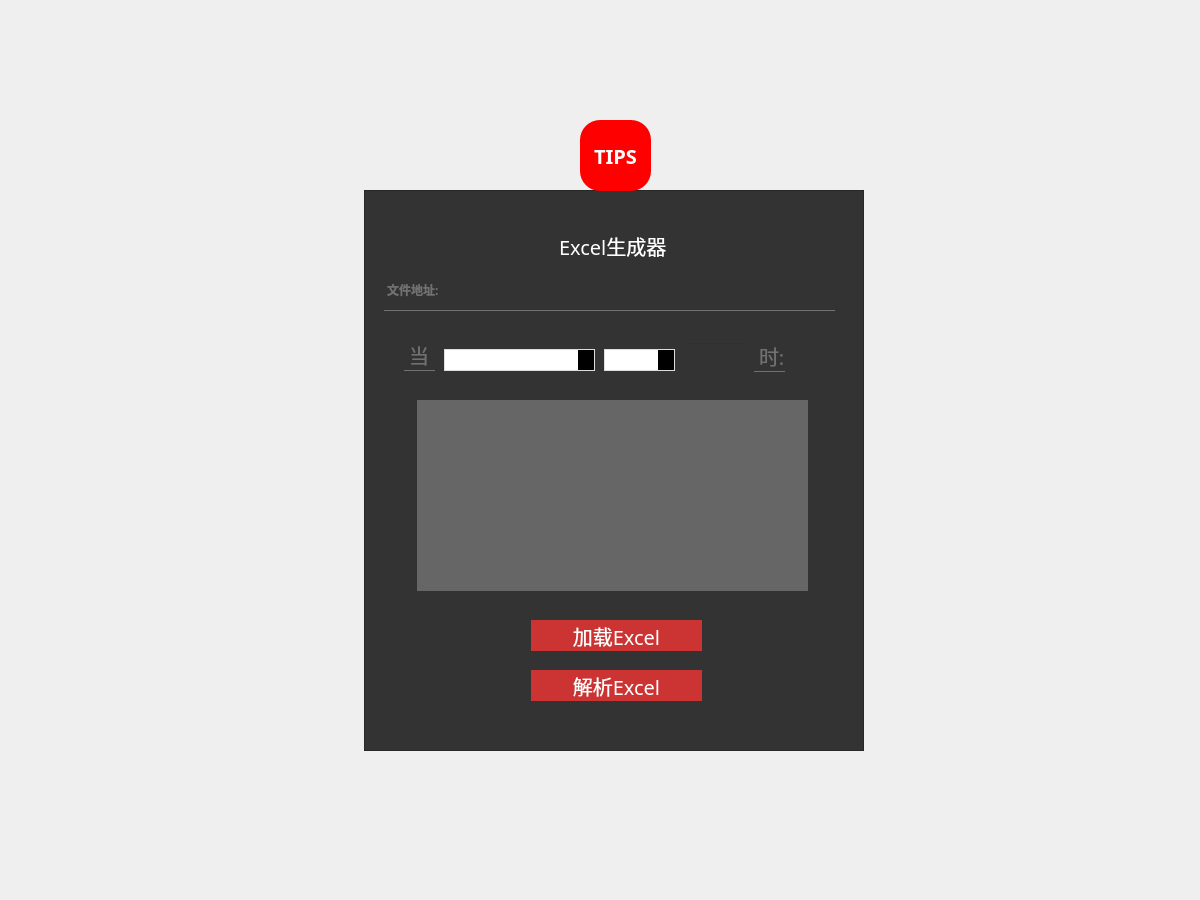
<?xml version="1.0" encoding="UTF-8"?>
<ui version="4.0">
 <class>MainWindow</class>
 <widget class="QMainWindow" name="MainWindow">
  <property name="geometry">
   <rect>
    <x>0</x>
    <y>0</y>
    <width>1200</width>
    <height>900</height>
   </rect>
  </property>
  <property name="font">
   <font>
    <family>century gothic</family>
    <pointsize>-1</pointsize>
    <weight>50</weight>
    <bold>false</bold>
   </font>
  </property>
  <property name="windowTitle">
   <string>MainWindow</string>
  </property>
  <property name="styleSheet">
   <string notr="true">*{
                font-size:20px;
                font-family:century gothic;
                }
                QFrame{
                background:#333;
                }
                #centralwidget{
                border-image: url(sources/pic/snowhouse.jpg) no-repeat;
                }
                QPushButton{
                background:#CC3333;
                border-radius:20px;
                color:white;
                }

                QToolButton{
                background:red;
                border-radius:20px;
                color:white;
                }

                QPushButton:hover{
                background:#ff6666;
                }
                #title{
                color:white;
                border-bottom:none;
                }
                QCheckBox{
                background:transparent;
                color:white;
                }
                QLineEdit{
                background:transparent;
                }
                QLabel{
                border:none;
                color:#717072;
                border-bottom:1px solid #717072;
                }
                #titleButton:hover{
                background:#ff6666
                }
QComboBox{
color:red;
background-color: rgb(255, 255, 255);
	border:1px solid rgb(221,221,221);
	font: 10pt &quot;微软雅黑&quot;;
	padding-left:10px;
}
QComboBox::drop-down{
background-color: rgb(0, 0, 0);
}
     
  </string>
  </property>
  <widget class="QWidget" name="centralwidget">
   <widget class="QFrame" name="frame">
    <property name="geometry">
     <rect>
      <x>364</x>
      <y>190</y>
      <width>500</width>
      <height>561</height>
     </rect>
    </property>
    <property name="styleSheet">
     <string notr="true"/>
    </property>
    <property name="frameShape">
     <enum>QFrame::StyledPanel</enum>
    </property>
    <property name="frameShadow">
     <enum>QFrame::Raised</enum>
    </property>
    <widget class="QPushButton" name="anlzButton">
     <property name="geometry">
      <rect>
       <x>167</x>
       <y>480</y>
       <width>171</width>
       <height>31</height>
      </rect>
     </property>
     <property name="text">
      <string>解析Excel</string>
     </property>
    </widget>
    <widget class="QLabel" name="title">
     <property name="geometry">
      <rect>
       <x>195</x>
       <y>30</y>
       <width>131</width>
       <height>51</height>
      </rect>
     </property>
     <property name="text">
      <string>Excel生成器</string>
     </property>
    </widget>
    <widget class="QPushButton" name="loadButton">
     <property name="geometry">
      <rect>
       <x>167</x>
       <y>430</y>
       <width>171</width>
       <height>31</height>
      </rect>
     </property>
     <property name="styleSheet">
      <string notr="true"/>
     </property>
     <property name="text">
      <string>加载Excel</string>
     </property>
    </widget>
    <widget class="QLabel" name="pathLabel">
     <property name="geometry">
      <rect>
       <x>20</x>
       <y>80</y>
       <width>451</width>
       <height>41</height>
      </rect>
     </property>
     <property name="font">
      <font>
       <family>century gothic</family>
       <pointsize>-1</pointsize>
       <weight>75</weight>
       <bold>true</bold>
      </font>
     </property>
     <property name="styleSheet">
      <string notr="true">font-size:12px</string>
     </property>
     <property name="text">
      <string>文件地址:</string>
     </property>
    </widget>
    <widget class="QComboBox" name="conditionBox">
     <property name="geometry">
      <rect>
       <x>80</x>
       <y>159</y>
       <width>151</width>
       <height>22</height>
      </rect>
     </property>
     <property name="styleSheet">
      <string notr="true"/>
     </property>
    </widget>
    <widget class="QLabel" name="label">
     <property name="geometry">
      <rect>
       <x>40</x>
       <y>150</y>
       <width>31</width>
       <height>31</height>
      </rect>
     </property>
     <property name="text">
      <string>当</string>
     </property>
    </widget>
    <widget class="QComboBox" name="operatorBox">
     <property name="geometry">
      <rect>
       <x>240</x>
       <y>159</y>
       <width>71</width>
       <height>22</height>
      </rect>
     </property>
     <property name="font">
      <font>
       <family>微软雅黑</family>
       <pointsize>10</pointsize>
       <weight>50</weight>
       <italic>false</italic>
       <bold>false</bold>
      </font>
     </property>
     <property name="cursor">
      <cursorShape>ArrowCursor</cursorShape>
     </property>
     <property name="styleSheet">
      <string notr="true"/>
     </property>
     <property name="currentText">
      <string/>
     </property>
     <property name="currentIndex">
      <number>-1</number>
     </property>
    </widget>
    <widget class="QLineEdit" name="valueEdit">
     <property name="geometry">
      <rect>
       <x>320</x>
       <y>152</y>
       <width>61</width>
       <height>31</height>
      </rect>
     </property>
     <property name="styleSheet">
      <string notr="true">color:red;
border-color:red</string>
     </property>
    </widget>
    <widget class="QLabel" name="label_2">
     <property name="geometry">
      <rect>
       <x>390</x>
       <y>151</y>
       <width>31</width>
       <height>31</height>
      </rect>
     </property>
     <property name="text">
      <string>时:</string>
     </property>
    </widget>
    <widget class="QPlainTextEdit" name="plainTextEdit">
     <property name="geometry">
      <rect>
       <x>53</x>
       <y>210</y>
       <width>391</width>
       <height>191</height>
      </rect>
     </property>
     <property name="styleSheet">
      <string notr="true">background-color:#666;
color:#FFF;
border:2px;
border-color:red</string>
     </property>
    </widget>
   </widget>
   <widget class="QToolButton" name="titleButton">
    <property name="geometry">
     <rect>
      <x>580</x>
      <y>120</y>
      <width>71</width>
      <height>71</height>
     </rect>
    </property>
    <property name="font">
     <font>
      <family>century gothic</family>
      <pointsize>-1</pointsize>
      <weight>75</weight>
      <bold>true</bold>
     </font>
    </property>
    <property name="text">
     <string>TIPS</string>
    </property>
    <property name="iconSize">
     <size>
      <width>300</width>
      <height>300</height>
     </size>
    </property>
   </widget>
  </widget>
  <widget class="QMenuBar" name="menubar">
   <property name="geometry">
    <rect>
     <x>0</x>
     <y>0</y>
     <width>1200</width>
     <height>26</height>
    </rect>
   </property>
  </widget>
 </widget>
 <resources>
  <include location="QySide2/side.qrc"/>
 </resources>
 <connections/>
</ui>
